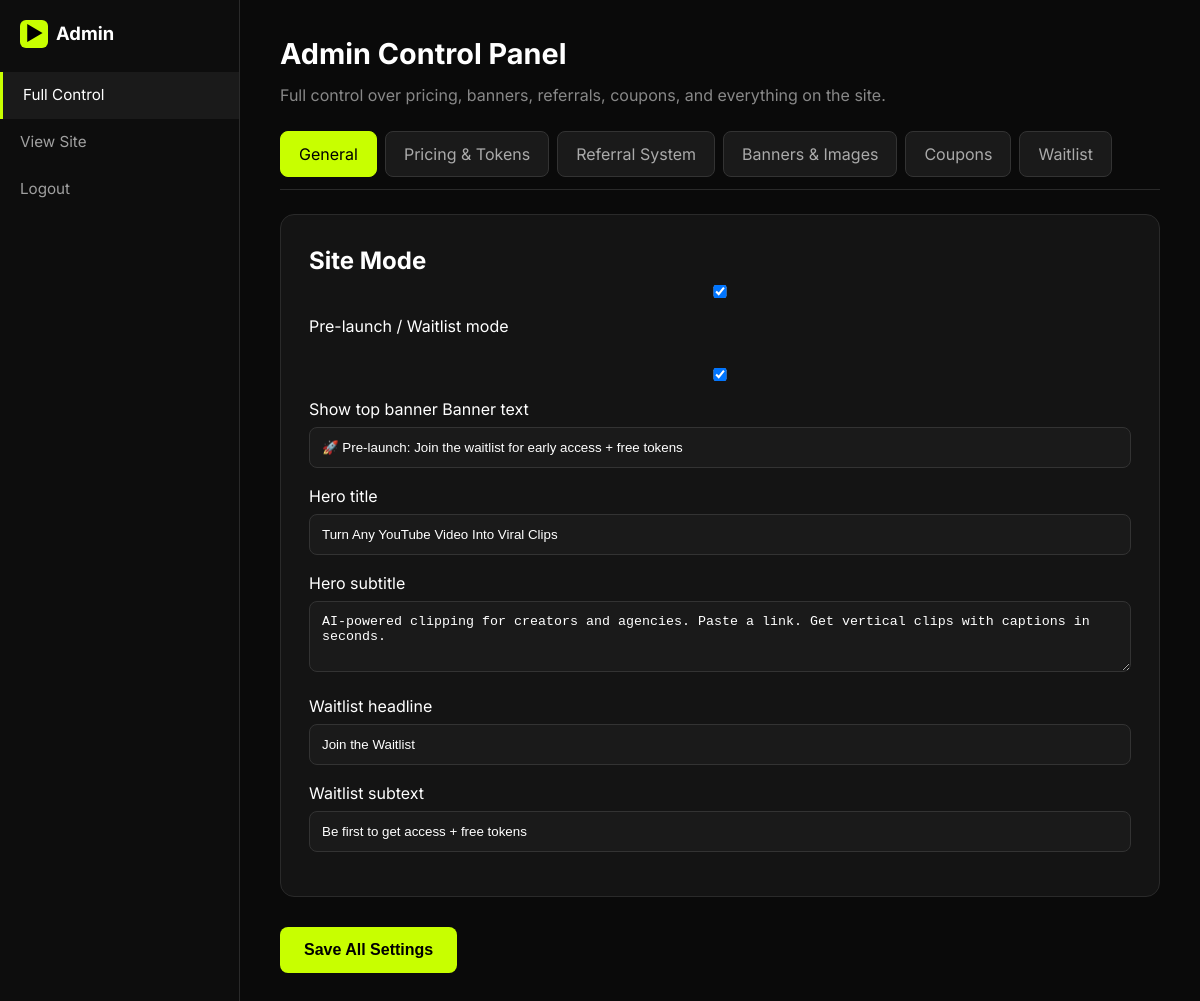
Before: /admin/dashboard (signed in) with the older database file.
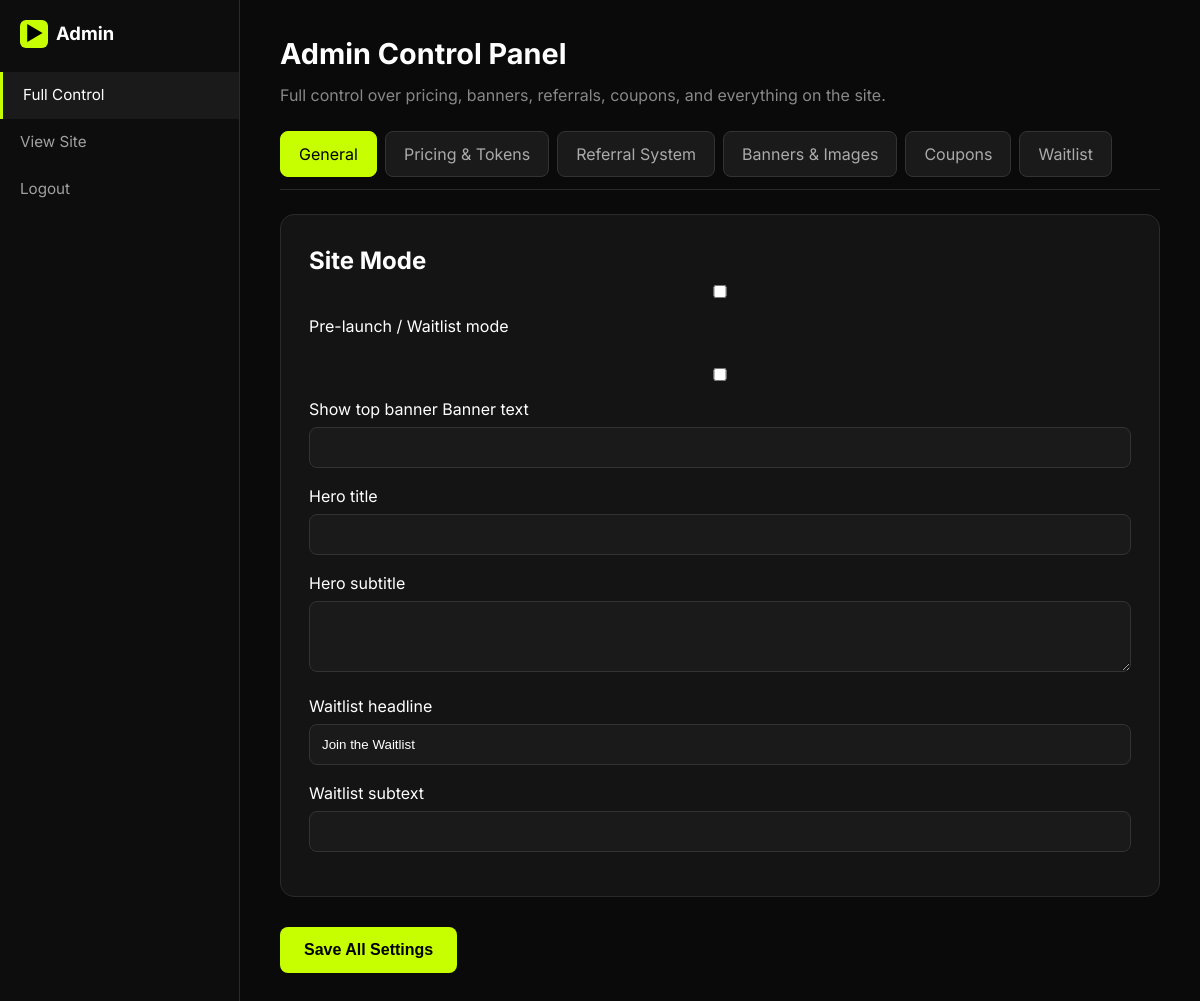
After: the same page with the newer database file.
### tables this page shows
CREATE TABLE settings (
            key TEXT PRIMARY KEY,
            value TEXT
        );

### app/main.py (the view)
@app.get("/admin/dashboard", response_class=HTMLResponse)
async def admin_dash(request: Request):
    if not request.session.get("is_admin"):
        return RedirectResponse("/admin")
    settings = get_all_settings()
    waitlist = get_waitlist()
    return templates.TemplateResponse("admin.html", {
        "request": request,
        "settings": settings,
        "waitlist": waitlist,
    })

### templates/admin.html (shortened to what this page needs)
<!DOCTYPE html>
<html lang="en">
<head>
  <link rel="stylesheet" href="/static/style.css">
</head>
<body>
  <div class="dash-layout">
    <aside class="sidebar">
      <div class="sidebar-logo"><div class="logo"><div class="logo-icon">▶</div> Admin</div></div>
      <nav class="side-nav">
        <a href="/admin/dashboard" class="active">Full Control</a>
        <a href="/" target="_blank">View Site</a>
        <a href="/logout">Logout</a>
      </nav>
    </aside>
    <main class="main-content">
      <h1 style="font-size:1.8rem;margin-bottom:8px;">Admin Control Panel</h1>
      <p style="color:#888;margin-bottom:24px;">Full control over pricing, banners, referrals, coupons, and everything on the site.</p>
      <div class="tabs">
        <div class="tab-btn active" onclick="showTab('general')">General</div>
        <div class="tab-btn" onclick="showTab('pricing')">Pricing & Tokens</div>
        <div class="tab-btn" onclick="showTab('referral')">Referral System</div>
        <div class="tab-btn" onclick="showTab('banners')">Banners & Images</div>
        <div class="tab-btn" onclick="showTab('coupons')">Coupons</div>
        <div class="tab-btn" onclick="showTab('waitlist')">Waitlist</div>
      </div>
      <form action="/admin/settings" method="post">
        <div id="general" class="tab-content active">
          <div class="admin-card">
            <h2>Site Mode</h2>
            <label><input type="checkbox" name="prelaunch_mode" {% if settings.prelaunch_mode == "true" %}checked{% endif %}> Pre-launch / Waitlist mode</label><br><br>
            <label><input type="checkbox" name="banner_active" {% if settings.banner_active == "true" %}checked{% endif %}> Show top banner</label>
            <label>Banner text</label>
            <input type="text" name="banner_text" value="{{ settings.banner_text or '' }}">
            <label>Hero title</label>
            <input type="text" name="hero_title" value="{{ settings.hero_title or '' }}">
            <label>Hero subtitle</label>
            <textarea name="hero_subtitle" rows="3">{{ settings.hero_subtitle or '' }}</textarea>
            <label>Waitlist headline</label>
            <input type="text" name="waitlist_headline" value="{{ settings.waitlist_headline or 'Join the Waitlist' }}">
            <label>Waitlist subtext</label>
            <input type="text" name="waitlist_subtext" value="{{ settings.waitlist_subtext or '' }}">
          </div>
        </div>
            </form>
          </div>
        <button type="submit" class="btn-lime btn-large" style="margin-top:10px;">Save All Settings</button>
</body>
</html>

Changed rows visible on the page:
no longer on this page (row edited): settings: banner_text "🚀 Pre-launch: Join the waitlist for early access + free tokens"
no longer on this page (row edited): settings: hero_title "Turn Any YouTube Video Into Viral Clips"
no longer on this page (row edited): settings: hero_subtitle "AI-powered clipping for creators and agencies. Paste a link. Get vertical clips with captions in seconds."
no longer on this page (row edited): settings: waitlist_headline "Join the Waitlist"
no longer on this page (row edited): settings: waitlist_subtext "Be first to get access + free tokens"
changed settings (number 1 of 2 on the later page): value "☑" → "☐"
changed settings (number 2 of 2 on the later page): value "☑" → "☐"
Other visible differences:
form field waitlist_headline: (not shown) → "Join the Waitlist"
